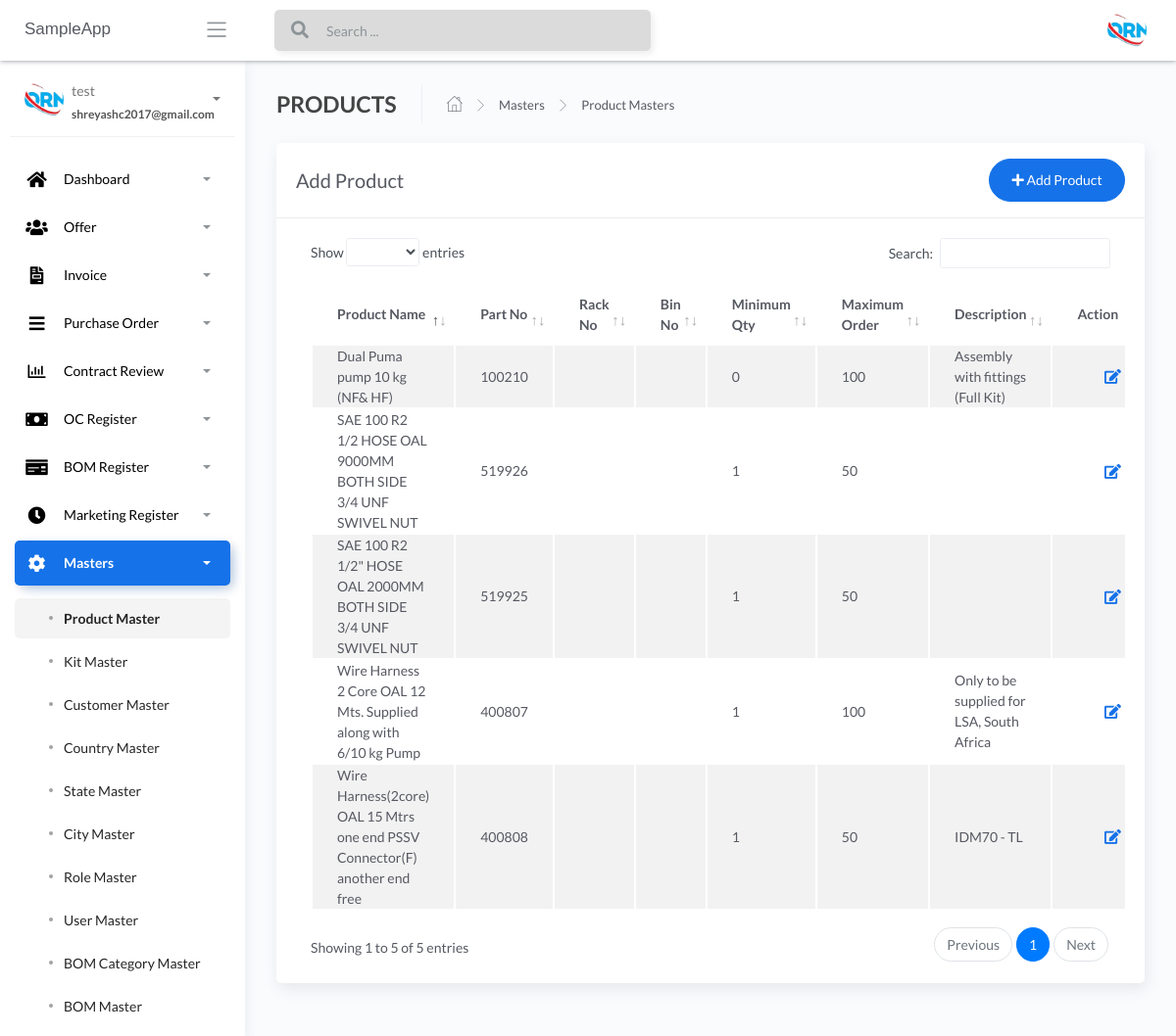
/Product-masters (signed in), run on an earlier commit of the app's database.
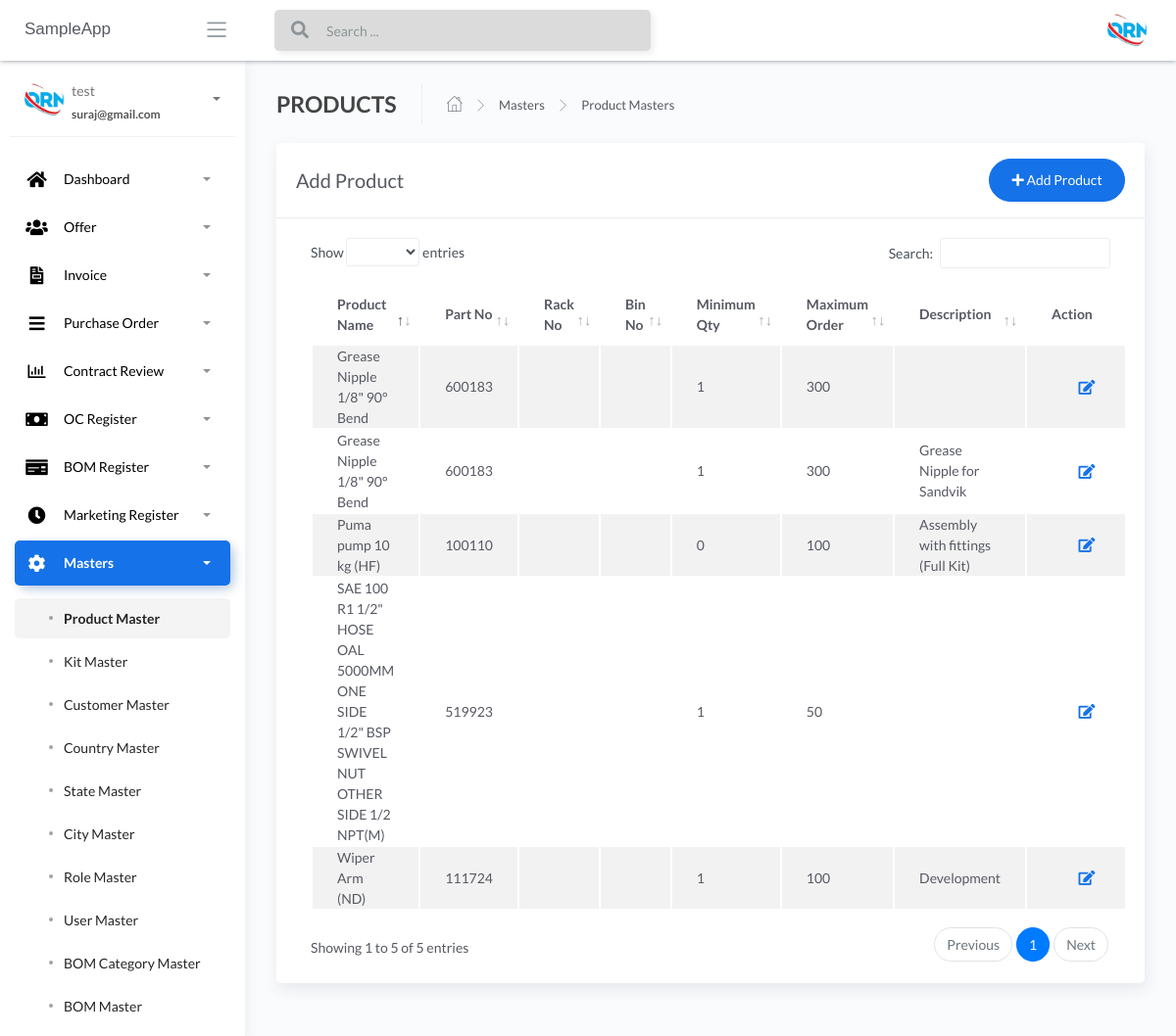
And on a later commit of the database.
### apps/authentication/models.py (models this page shows, shortened)
class Users(db.Model, UserMixin):
    __tablename__ = 'Users'
    id = db.Column(db.Integer, primary_key=True)
    username = db.Column(db.String(64), unique=True)
    email = db.Column(db.String(64), unique=True)
    password = db.Column(db.LargeBinary)

### apps/home/models.py (models this page shows, shortened)
class ProductMaster(db.Model):
    __tablename__ = "productmaster"
    id = db.Column(db.Integer, primary_key=True)
    product_name = db.Column(db.String())
    part_no = db.Column(db.INT())
    rack_no = db.Column(db.INT())
    bin_no = db.Column(db.INT())
    minimum_qty = db.Column(db.INT())
    maximum_order = db.Column(db.INT())
    product_hsn_no = db.Column(db.INT())
    description = db.Column(db.String())

### apps/home/routes.py (the view, shortened to what this page needs)
@blueprint.route('/Product-masters', methods=['GET', 'POST'])
@login_required
def product_masters():
    if request.method == 'GET':
        users = ProductMaster.query.all()
        return render_template('home/Product-masters.html',users=users, segment='Product-masters')

### apps/__init__.py (called while the page is built)
def configure_database(app):
    @app.before_first_request
    def initialize_database():
        db.create_all()
    @app.teardown_request
    def shutdown_session(exception=None):
        db.session.remove()

### apps/authentication/models.py (called while the page is built)
@login_manager.user_loader
def user_loader(id):
    return Users.query.filter_by(id=id).first()

### apps/templates/home/Product-masters.html (shortened to what this page needs)
{% extends "layouts/base.html" %}
{% block content %}
	<div class="content">
		<div class="page-inner">
			<div class="page-header">
				<h4 class="page-title">PRODUCTS</h4>
				<ul class="breadcrumbs">
					<li class="nav-home">
						<a href="#">
							<i class="flaticon-home"></i>
						</a>
					</li>
					<li class="separator">
						<i class="flaticon-right-arrow"></i>
					</li>
					<li class="nav-item">
						<a href="#">Masters</a>
					</li>
					<li class="separator">
						<i class="flaticon-right-arrow"></i>
					</li>
					<li class="nav-item">
						<a href="#">Product Masters</a>
					</li>
				</ul>
			</div>
			<div class="row">
				<div class="col-md-12">
					<div class="card">
						<div class="card-header">
							<div class="d-flex align-items-center">
								<h4 class="card-title">Add Product</h4>
								<button class="btn btn-primary btn-round ml-auto" data-toggle="modal" data-target="#addRowModal">
									<i class="fa fa-plus"></i>
									Add Product
								</button>
							</div>
						</div>
						<div class="card-body">
							<div class="table-responsive">
								<table id="add-row" class="display table table-striped table-hover" >
									<thead>
										<tr>
											<th>Product Name</th>
											<th>Part No</th>
											<th>Rack No</th>
											<th>Bin No</th>
											<th>Minimum Qty</th>
											<th>Maximum Order</th>
											<th>Description</th>
											<th style="width: 10%">Action</th>
										</tr>
									</thead>
									<tbody>
										{% for user in users %}
											<tr
											{% if loop.index %2==0 %}
											{% else %}
											{% endif %}
											>
											<td>{{user.product_name}}</td>
											<td>{{user.part_no}}</td>
											<td>{{user.rack_no}}</td>
											<td>{{user.bin_no}}</td>
											<td>{{user.minimum_qty}}</td>
											<td>{{user.maximum_order}}</td>
											<td>{{user.description}}</td>
											<td>
											<div class="form-button-action">
											<span style="font-size: 24px;color:green;">
											<a href="/{{user.id}}/editproduct" type="button" data-toggle="tooltip" title="" class="btn btn-link btn-primary btn-lg" data-original-title="Edit Task"> <i class="fas fa-edit" ></i></a>
											</span>
											<span style="font-size: 24px;color:red;">
											<a href="/{{user.id}}/deleteproduct" type="button" data-toggle="tooltip" title="" class="btn btn-link btn-danger" data-original-title="Remove"> </a>
											</span>
											</div>
											</td>
										</tr>
									{% endfor %}
									</tbody>
								</table>
							</div>
						</div>
					</div>
				</div>
			</div>
		</div>
	</div>
{% endblock content %}

### apps/templates/layouts/base.html (shortened to what this page needs)
<!DOCTYPE html>
<html lang="en">
<head>
	<link rel="stylesheet" href="/static/assets/css/bootstrap.min.css">
	<link rel="stylesheet" href="/static/assets/css/atlantis.min.css">
</head>
<body data-background-color="white">
	<div class="wrapper">
        {% include 'includes/navigation.html' %}
        {% include 'includes/sidebar.html' %}
		<div class="main-panel">
			{% block content %}{% endblock content %}
		</div>
	</div>
</body>
</html>

### apps/templates/includes/navigation.html (shortened to what this page needs)
		<div class="main-header">
			<div class="logo-header" data-background-color="white">
				<a href="" class="logo">
					<h style="font-family: Arial">SampleApp</h>
				</a>
				<div class="nav-toggle">
					<button class="btn btn-toggle toggle-sidebar">
						<i class="icon-menu"></i>
					</button>
				</div>
			</div>
			<nav class="navbar navbar-header navbar-expand-lg" data-background-color="white">
				{% if current_user.is_authenticated %}
				<div class="container-fluid">
					<div class="collapse" id="search-nav">
						<form class="navbar-left navbar-form nav-search mr-md-3">
							<div class="input-group">
								<div class="input-group-prepend">
									<button type="submit" class="btn btn-search pr-1">
										<i class="fa fa-search search-icon"></i>
									</button>
								</div>
								<input type="text" placeholder="Search ..." class="form-control">
							</div>
						</form>
					</div>
					<ul class="navbar-nav topbar-nav ml-md-auto align-items-center">
						<li class="nav-item dropdown hidden-caret">
							<a class="dropdown-toggle profile-pic" data-toggle="dropdown" href="#" aria-expanded="false">
								<div class="avatar-sm">
									<img src="/static/assets/img/logo.jpg" alt="..." class="avatar-img rounded-circle">
								</div>
							</a>
						</li>
					</ul>
				</div>
				{% endif %}
			</nav>
        </div>

### apps/templates/includes/sidebar.html (shortened to what this page needs)
		<div class="sidebar sidebar-style-2" data-background-color="white">
			<div class="sidebar-wrapper scrollbar scrollbar-inner">
				<div class="sidebar-content">
				{% if current_user.is_authenticated %}
					<div class="user">
						<div class="avatar-sm float-left mr-2">
							<img src="/static/assets/img/logo.jpg" alt="..." class="avatar-img rounded-circle">
						</div>
						<div class="info">
							<a data-toggle="collapse" href="#collapseExample" aria-expanded="true">
								<span>
									{{ current_user.username }}
									<span class="user-level">
										{{ current_user.email }}
									</span>
									<span class="caret"></span>
								</span>
							</a>
						</div>
					</div>
					<ul class="nav nav-primary">
						<li class="nav-item {% if 'dashboard' in segment %} active {% endif %}">
							<a data-toggle="collapse" href="#dashboard" aria-expanded="false">
								<i style="color:black;" class="fas fa-home"></i>
								<p style="color:black;">Dashboard</p>
								<span class="caret"></span>
							</a>
						</li>
						<li class="nav-item {% if 'offer-' in segment %} active {% endif %}">
							<a data-toggle="collapse" href="#base">
								<i  style="color:black;" class="fas fa-users"></i>
								<p  style="color:black;">Offer</p>
								<span class="caret"></span>
							</a>
						</li>
						<li class="nav-item {% if 'invoice' in segment %} active {% endif %}">
							<a data-toggle="collapse" href="#invoice">
								<i  style="color:black;" class="fas fa-file-invoice"></i>
								<p  style="color:black;">Invoice</p>
								<span class="caret"></span>
							</a>
						</li>
						<li class="nav-item {% if 'purchaseorder' in segment %} active {% endif %}">
							<a data-toggle="collapse" href="#purchaseorder">
								<i  style="color:black;" class="fas fa-bars"></i>
								<p  style="color:black;">Purchase Order</p>
								<span class="caret"></span>
							</a>
						</li>
						<li class="nav-item {% if 'contractreview' in segment %} active {% endif %}">
							<a data-toggle="collapse" href="#contractreview">
								<i  style="color:black;" class="far fa-chart-bar"></i>
								<p  style="color:black;">Contract Review</p>
								<span class="caret"></span>
							</a>
						</li>
						<li class="nav-item {% if 'OcRegister' in segment %} active {% endif %}">
							<a data-toggle="collapse" href="#OcRegister">
								<i  style="color:black;" class="fas fa-money-bill"></i>
								<p  style="color:black;">OC Register</p>
								<span class="caret"></span>
							</a>
						</li>
						<li class="nav-item {% if 'BOMRegister' in segment %} active {% endif %}">
							<a data-toggle="collapse" href="#BOMRegister">
								<i  style="color:black;" class="fas fa-money-check"></i>
								<p  style="color:black;">BOM Register</p>
								<span class="caret"></span>
							</a>
						</li>
						<li class="nav-item {% if 'MarketingRegister' in segment %} active {% endif %}">
							<a data-toggle="collapse" href="#MarketingRegister">
								<i  style="color:black;" class="fas fa-clock"></i>
								<p  style="color:black;">Marketing Register</p>
								<span class="caret"></span>
							</a>
						</li>
						<li class="nav-item {% if 'masters' in segment %} active {% endif %}">
							<a data-toggle="collapse" href="#masters">
								<i  style="color:black;" class="fas fa-cog fa-spin"></i>
								<p  style="color:black;">Masters</p>
								<span class="caret"></span>
							</a>
							<div class="collapse {% if 'masters' in segment %} show {% endif %}" id="masters">
								<ul class="nav nav-collapse">
									<li class="{% if 'Product-masters' in segment %} active {% endif %}">
										<a href="/Product-masters">
											<span  style="color:black;" class="sub-item">Product Master</span>
										</a>
									</li>
									<li class="{% if 'Kit-masters' in segment %} active {% endif %}">
										<a href="/Kit-masters">
											<span  style="color:black;"class="sub-item">Kit Master</span>
										</a>
									</li>
									<li class="{% if 'Customer-masters' in segment %} active {% endif %}">
										<a href="/Customer-masters">
											<span  style="color:black;" class="sub-item">Customer Master</span>
										</a>
									</li>
									<li class="{% if 'Country-masters' in segment %} active {% endif %}">
										<a href="/Country-masters">
											<span  style="color:black;" class="sub-item">Country Master</span>
										</a>
									</li>
									<li class="{% if 'State-masters' in segment %} active {% endif %}">
										<a href="/State-masters">
											<span  style="color:black;" class="sub-item">State Master</span>
										</a>
									</li>
									<li class="{% if 'City-masters' in segment %} active {% endif %}">
										<a href="/City-masters">
											<span  style="color:black;" class="sub-item">City Master</span>
										</a>
									</li>
									<li class="{% if 'Role-masters' in segment %} active {% endif %}">
										<a href="/Role-masters">
											<span  style="color:black;" class="sub-item">Role Master</span>
										</a>
									</li>
									<li class="{% if 'User-masters' in segment %} active {% endif %}">
										<a href="/User-masters">
											<span  style="color:black;" class="sub-item">User Master</span>
										</a>
									</li>
									<li class="{% if 'BOM-Category-masters' in segment %} active {% endif %}">
										<a href="/BOM-Category-masters">
											<span  style="color:black;" class="sub-item">BOM Category Master</span>
										</a>
									</li>
									<li class="{% if 'BOM-masters' in segment %} active {% endif %}">
										<a href="/BOM-masters">
											<span  style="color:black;" class="sub-item">BOM Master</span>
										</a>
									</li>
									<li class="{% if 'Supplier-masters' in segment %} active {% endif %}">
										<a href="/Supplier-masters">
										</a>
									</li>
								</ul>
							</div>
						</li>
					</ul>
				{% endif %}
				</div>
			</div>
		</div>

What changed in the data, as far as the page shows it:
changed Users "test": email "shreyashc2017@gmail.com" → "suraj@gmail.com"
changed ProductMaster (number 1 of 5 on the later page): product_name "SAE 100 R2 1/2 HOSE OAL 9000MM BOTH SIDE 3/4 UNF SWIVEL NUT" → "Grease Nipple 1/8\" 90° Bend"; part_no "519926" → "600183"; maximum_order "50" → "300"
changed ProductMaster: product_name "SAE 100 R2 1/2\" HOSE OAL 2000MM BOTH SIDE 3/4 UNF SWIVEL NUT" → "Puma pump 10 kg (HF)"; part_no "519925" → "100110"; minimum_qty "1" → "0"; maximum_order "50" → "100"; description (not shown) → "Assembly with fittings (Full Kit)"
changed ProductMaster: product_name "Wire Harness(2core) OAL 15 Mtrs one end PSSV Connector(F) another end free" → "SAE 100 R1 1/2\" HOSE OAL 5000MM ONE SIDE 1/2\" BSP SWIVEL NUT OTHER SIDE 1/2 NPT(M)"; part_no "400808" → "519923"; description "IDM70 - TL" → (not shown)
changed ProductMaster: product_name "Wire Harness 2 Core OAL 12 Mts. Supplied along with 6/10 kg Pump" → "Grease Nipple 1/8\" 90° Bend"; part_no "400807" → "600183"; maximum_order "100" → "300"; description "Only to be supplied for LSA, South Africa" → "Grease Nipple for Sandvik"
changed ProductMaster: product_name "Dual Puma pump 10 kg (NF& HF)" → "Wiper Arm (ND)"; part_no "100210" → "111724"; minimum_qty "0" → "1"; description "Assembly with fittings (Full Kit)" → "Development"
